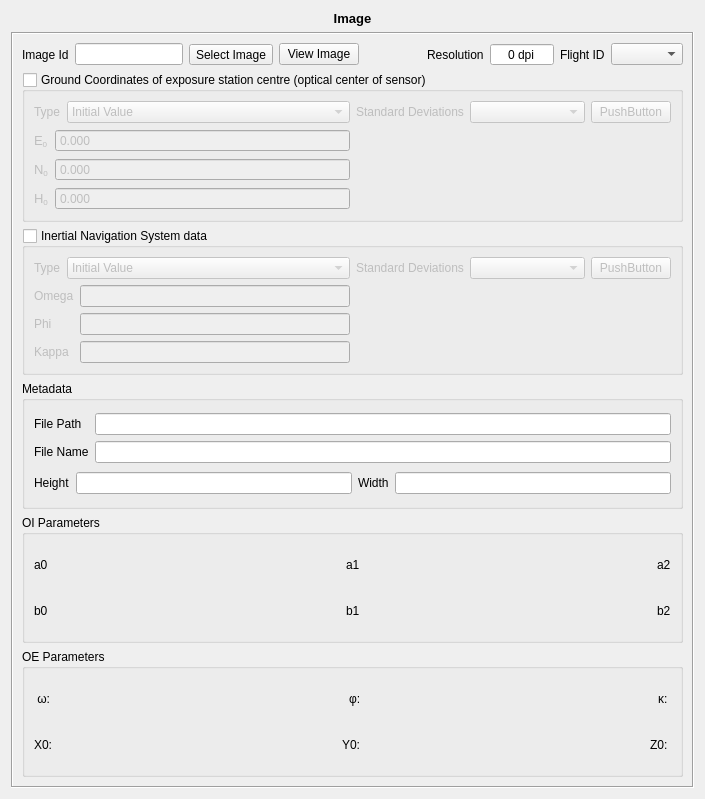
<?xml version="1.0" encoding="UTF-8"?>
<ui version="4.0">
 <class>ImageView</class>
 <widget class="QWidget" name="ImageView">
  <property name="geometry">
   <rect>
    <x>0</x>
    <y>0</y>
    <width>705</width>
    <height>799</height>
   </rect>
  </property>
  <property name="windowTitle">
   <string>Form</string>
  </property>
  <layout class="QVBoxLayout" name="verticalLayout_16">
   <item>
    <widget class="QLabel" name="label_8">
     <property name="sizePolicy">
      <sizepolicy hsizetype="Preferred" vsizetype="Fixed">
       <horstretch>0</horstretch>
       <verstretch>0</verstretch>
      </sizepolicy>
     </property>
     <property name="text">
      <string>&lt;!DOCTYPE HTML PUBLIC &quot;-//W3C//DTD HTML 4.0//EN&quot; &quot;http://www.w3.org/TR/REC-html40/strict.dtd&quot;&gt;
&lt;html&gt;&lt;head&gt;&lt;meta name=&quot;qrichtext&quot; content=&quot;1&quot; /&gt;&lt;style type=&quot;text/css&quot;&gt;
p, li { white-space: pre-wrap; }
&lt;/style&gt;&lt;/head&gt;&lt;body style=&quot; font-family:'Sans'; font-size:10pt; font-weight:400; font-style:normal;&quot;&gt;
&lt;p style=&quot; margin-top:0px; margin-bottom:0px; margin-left:0px; margin-right:0px; -qt-block-indent:0; text-indent:0px;&quot;&gt;&lt;span style=&quot; font-weight:600;&quot;&gt;Image&lt;/span&gt;&lt;/p&gt;&lt;/body&gt;&lt;/html&gt;</string>
     </property>
     <property name="alignment">
      <set>Qt::AlignCenter</set>
     </property>
    </widget>
   </item>
   <item>
    <widget class="QFrame" name="frame">
     <property name="frameShape">
      <enum>QFrame::Box</enum>
     </property>
     <property name="frameShadow">
      <enum>QFrame::Sunken</enum>
     </property>
     <layout class="QVBoxLayout" name="verticalLayout_15">
      <item>
       <layout class="QHBoxLayout" name="horizontalLayout_10">
        <item>
         <widget class="QLabel" name="label">
          <property name="text">
           <string>Image Id</string>
          </property>
         </widget>
        </item>
        <item>
         <widget class="QLineEdit" name="imageIDLine"/>
        </item>
        <item>
         <widget class="QToolButton" name="fileImageButton">
          <property name="text">
           <string>Select Image</string>
          </property>
         </widget>
        </item>
        <item>
         <widget class="QPushButton" name="viewButton">
          <property name="text">
           <string>View Image</string>
          </property>
         </widget>
        </item>
        <item>
         <spacer name="horizontalSpacer">
          <property name="orientation">
           <enum>Qt::Horizontal</enum>
          </property>
          <property name="sizeHint" stdset="0">
           <size>
            <width>40</width>
            <height>20</height>
           </size>
          </property>
         </spacer>
        </item>
        <item>
         <widget class="QLabel" name="label_7">
          <property name="text">
           <string>Resolution</string>
          </property>
         </widget>
        </item>
        <item>
         <widget class="QSpinBox" name="resolutionSpin">
          <property name="autoFillBackground">
           <bool>false</bool>
          </property>
          <property name="alignment">
           <set>Qt::AlignCenter</set>
          </property>
          <property name="buttonSymbols">
           <enum>QAbstractSpinBox::NoButtons</enum>
          </property>
          <property name="specialValueText">
           <string/>
          </property>
          <property name="accelerated">
           <bool>true</bool>
          </property>
          <property name="suffix">
           <string> dpi</string>
          </property>
          <property name="minimum">
           <number>0</number>
          </property>
          <property name="maximum">
           <number>10000</number>
          </property>
          <property name="value">
           <number>0</number>
          </property>
         </widget>
        </item>
        <item>
         <widget class="QLabel" name="label_6">
          <property name="text">
           <string>Flight ID</string>
          </property>
         </widget>
        </item>
        <item>
         <widget class="QComboBox" name="flightIdComboBox"/>
        </item>
       </layout>
      </item>
      <item>
       <widget class="QGroupBox" name="gnssGroup">
        <property name="minimumSize">
         <size>
          <width>0</width>
          <height>100</height>
         </size>
        </property>
        <property name="title">
         <string>Ground Coordinates of exposure station centre (optical center of sensor)</string>
        </property>
        <property name="checkable">
         <bool>true</bool>
        </property>
        <property name="checked">
         <bool>false</bool>
        </property>
        <layout class="QHBoxLayout" name="horizontalLayout_6" stretch="1,1">
         <item>
          <layout class="QVBoxLayout" name="verticalLayout_8">
           <item>
            <layout class="QHBoxLayout" name="horizontalLayout_11" stretch="0,1">
             <item>
              <widget class="QLabel" name="label_11">
               <property name="text">
                <string>Type</string>
               </property>
              </widget>
             </item>
             <item>
              <widget class="QComboBox" name="gnssTypeComboBox">
               <item>
                <property name="text">
                 <string>Initial Value</string>
                </property>
               </item>
               <item>
                <property name="text">
                 <string>Fixed Value</string>
                </property>
               </item>
               <item>
                <property name="text">
                 <string>Not Considered</string>
                </property>
               </item>
              </widget>
             </item>
            </layout>
           </item>
           <item>
            <layout class="QHBoxLayout" name="horizontalLayout_5" stretch="0,1">
             <item>
              <layout class="QVBoxLayout" name="verticalLayout_6">
               <item>
                <widget class="QLabel" name="label_17">
                 <property name="text">
                  <string>&lt;!DOCTYPE HTML PUBLIC &quot;-//W3C//DTD HTML 4.0//EN&quot; &quot;http://www.w3.org/TR/REC-html40/strict.dtd&quot;&gt;
&lt;html&gt;&lt;head&gt;&lt;meta name=&quot;qrichtext&quot; content=&quot;1&quot; /&gt;&lt;style type=&quot;text/css&quot;&gt;
p, li { white-space: pre-wrap; }
&lt;/style&gt;&lt;/head&gt;&lt;body style=&quot; font-family:'Sans'; font-size:10pt; font-weight:400; font-style:normal;&quot;&gt;
&lt;table style=&quot;-qt-table-type: root; margin-top:4px; margin-bottom:4px; margin-left:4px; margin-right:4px;&quot;&gt;
&lt;tr&gt;
&lt;td style=&quot;border: none;&quot;&gt;
&lt;p style=&quot; margin-top:0px; margin-bottom:0px; margin-left:0px; margin-right:0px; -qt-block-indent:0; text-indent:0px;&quot;&gt;E&lt;span style=&quot; vertical-align:sub;&quot;&gt;0&lt;/span&gt;&lt;/p&gt;&lt;/td&gt;&lt;/tr&gt;&lt;/table&gt;&lt;/body&gt;&lt;/html&gt;</string>
                 </property>
                </widget>
               </item>
               <item>
                <widget class="QLabel" name="label_18">
                 <property name="text">
                  <string>&lt;!DOCTYPE HTML PUBLIC &quot;-//W3C//DTD HTML 4.0//EN&quot; &quot;http://www.w3.org/TR/REC-html40/strict.dtd&quot;&gt;
&lt;html&gt;&lt;head&gt;&lt;meta name=&quot;qrichtext&quot; content=&quot;1&quot; /&gt;&lt;style type=&quot;text/css&quot;&gt;
p, li { white-space: pre-wrap; }
&lt;/style&gt;&lt;/head&gt;&lt;body style=&quot; font-family:'Sans'; font-size:10pt; font-weight:400; font-style:normal;&quot;&gt;
&lt;table style=&quot;-qt-table-type: root; margin-top:4px; margin-bottom:4px; margin-left:4px; margin-right:4px;&quot;&gt;
&lt;tr&gt;
&lt;td style=&quot;border: none;&quot;&gt;
&lt;p style=&quot; margin-top:0px; margin-bottom:0px; margin-left:0px; margin-right:0px; -qt-block-indent:0; text-indent:0px;&quot;&gt;N&lt;span style=&quot; vertical-align:sub;&quot;&gt;0&lt;/span&gt;&lt;/p&gt;&lt;/td&gt;&lt;/tr&gt;&lt;/table&gt;&lt;/body&gt;&lt;/html&gt;</string>
                 </property>
                </widget>
               </item>
               <item>
                <widget class="QLabel" name="label_19">
                 <property name="text">
                  <string>&lt;!DOCTYPE HTML PUBLIC &quot;-//W3C//DTD HTML 4.0//EN&quot; &quot;http://www.w3.org/TR/REC-html40/strict.dtd&quot;&gt;
&lt;html&gt;&lt;head&gt;&lt;meta name=&quot;qrichtext&quot; content=&quot;1&quot; /&gt;&lt;style type=&quot;text/css&quot;&gt;
p, li { white-space: pre-wrap; }
&lt;/style&gt;&lt;/head&gt;&lt;body style=&quot; font-family:'Sans'; font-size:10pt; font-weight:400; font-style:normal;&quot;&gt;
&lt;table style=&quot;-qt-table-type: root; margin-top:4px; margin-bottom:4px; margin-left:4px; margin-right:4px;&quot;&gt;
&lt;tr&gt;
&lt;td style=&quot;border: none;&quot;&gt;
&lt;p style=&quot; margin-top:0px; margin-bottom:0px; margin-left:0px; margin-right:0px; -qt-block-indent:0; text-indent:0px;&quot;&gt;H&lt;span style=&quot; vertical-align:sub;&quot;&gt;0&lt;/span&gt;&lt;/p&gt;&lt;/td&gt;&lt;/tr&gt;&lt;/table&gt;&lt;/body&gt;&lt;/html&gt;</string>
                 </property>
                </widget>
               </item>
              </layout>
             </item>
             <item>
              <layout class="QVBoxLayout" name="verticalLayout_7">
               <item>
                <widget class="br::uerj::eng::efoto::EfotoDoubleSpinBox" name="eDoubleSpinBox_2">
                 <property name="buttonSymbols">
                  <enum>QAbstractSpinBox::NoButtons</enum>
                 </property>
                 <property name="accelerated">
                  <bool>true</bool>
                 </property>
                 <property name="decimals">
                  <number>3</number>
                 </property>
                 <property name="minimum">
                  <double>0.000000000000000</double>
                 </property>
                 <property name="maximum">
                  <double>999999.000000000000000</double>
                 </property>
                 <property name="value">
                  <double>0.000000000000000</double>
                 </property>
                </widget>
               </item>
               <item>
                <widget class="br::uerj::eng::efoto::EfotoDoubleSpinBox" name="nDoubleSpinBox_2">
                 <property name="buttonSymbols">
                  <enum>QAbstractSpinBox::NoButtons</enum>
                 </property>
                 <property name="accelerated">
                  <bool>true</bool>
                 </property>
                 <property name="decimals">
                  <number>3</number>
                 </property>
                 <property name="minimum">
                  <double>0.000000000000000</double>
                 </property>
                 <property name="maximum">
                  <double>9999999.000000000000000</double>
                 </property>
                </widget>
               </item>
               <item>
                <widget class="br::uerj::eng::efoto::EfotoDoubleSpinBox" name="hDoubleSpinBox_2">
                 <property name="buttonSymbols">
                  <enum>QAbstractSpinBox::NoButtons</enum>
                 </property>
                 <property name="accelerated">
                  <bool>true</bool>
                 </property>
                 <property name="decimals">
                  <number>3</number>
                 </property>
                 <property name="minimum">
                  <double>-999.000000000000000</double>
                 </property>
                 <property name="maximum">
                  <double>9999.000000000000000</double>
                 </property>
                </widget>
               </item>
              </layout>
             </item>
            </layout>
           </item>
          </layout>
         </item>
         <item>
          <layout class="QVBoxLayout" name="verticalLayout_9">
           <item>
            <layout class="QHBoxLayout" name="horizontalLayout_8" stretch="0,1,0">
             <item>
              <widget class="QLabel" name="label_9">
               <property name="text">
                <string>Standard Deviations</string>
               </property>
              </widget>
             </item>
             <item>
              <widget class="br::uerj::eng::efoto::SigmaFormTypeSelector" name="gnssSigmaSelector"/>
             </item>
             <item>
              <widget class="br::uerj::eng::efoto::SigmaFormDialogButton" name="gnssSigmaDialogButton">
               <property name="text">
                <string>PushButton</string>
               </property>
              </widget>
             </item>
            </layout>
           </item>
           <item>
            <widget class="br::uerj::eng::efoto::SigmaFormContent" name="gnssSigmaContent">
             <property name="frameShape">
              <enum>QFrame::NoFrame</enum>
             </property>
             <property name="frameShadow">
              <enum>QFrame::Raised</enum>
             </property>
             <property name="lineWidth">
              <number>0</number>
             </property>
            </widget>
           </item>
          </layout>
         </item>
        </layout>
       </widget>
      </item>
      <item>
       <widget class="QGroupBox" name="insGroup">
        <property name="minimumSize">
         <size>
          <width>0</width>
          <height>100</height>
         </size>
        </property>
        <property name="title">
         <string>Inertial Navigation System data</string>
        </property>
        <property name="checkable">
         <bool>true</bool>
        </property>
        <property name="checked">
         <bool>false</bool>
        </property>
        <layout class="QHBoxLayout" name="horizontalLayout_9" stretch="1,1">
         <item>
          <layout class="QVBoxLayout" name="verticalLayout_3">
           <item>
            <layout class="QHBoxLayout" name="horizontalLayout_12" stretch="0,1">
             <item>
              <widget class="QLabel" name="label_12">
               <property name="text">
                <string>Type</string>
               </property>
              </widget>
             </item>
             <item>
              <widget class="QComboBox" name="insTypeComboBox">
               <item>
                <property name="text">
                 <string>Initial Value</string>
                </property>
               </item>
               <item>
                <property name="text">
                 <string>Fixed Value</string>
                </property>
               </item>
               <item>
                <property name="text">
                 <string>Not Considered</string>
                </property>
               </item>
              </widget>
             </item>
            </layout>
           </item>
           <item>
            <layout class="QHBoxLayout" name="horizontalLayout" stretch="0,1">
             <item>
              <layout class="QVBoxLayout" name="verticalLayout_2">
               <item>
                <widget class="QLabel" name="label_20">
                 <property name="text">
                  <string>Omega</string>
                 </property>
                </widget>
               </item>
               <item>
                <widget class="QLabel" name="label_21">
                 <property name="text">
                  <string>Phi</string>
                 </property>
                </widget>
               </item>
               <item>
                <widget class="QLabel" name="label_22">
                 <property name="text">
                  <string>Kappa</string>
                 </property>
                </widget>
               </item>
              </layout>
             </item>
             <item>
              <layout class="QVBoxLayout" name="verticalLayout_5">
               <item>
                <widget class="br::uerj::eng::efoto::DmsEdit" name="omegaDmsEdit"/>
               </item>
               <item>
                <widget class="br::uerj::eng::efoto::DmsEdit" name="phiDmsEdit"/>
               </item>
               <item>
                <widget class="br::uerj::eng::efoto::DmsEdit" name="kappaDmsEdit"/>
               </item>
              </layout>
             </item>
            </layout>
           </item>
          </layout>
         </item>
         <item>
          <layout class="QVBoxLayout" name="verticalLayout_4">
           <item>
            <layout class="QHBoxLayout" name="horizontalLayout_7" stretch="0,1,0">
             <item>
              <widget class="QLabel" name="label_10">
               <property name="text">
                <string>Standard Deviations</string>
               </property>
              </widget>
             </item>
             <item>
              <widget class="br::uerj::eng::efoto::SigmaFormTypeSelector" name="insSigmaSelector"/>
             </item>
             <item>
              <widget class="br::uerj::eng::efoto::SigmaFormDialogButton" name="insSigmaDialogButton">
               <property name="text">
                <string>PushButton</string>
               </property>
              </widget>
             </item>
            </layout>
           </item>
           <item>
            <widget class="br::uerj::eng::efoto::SigmaFormContent" name="insSigmaContent">
             <property name="frameShape">
              <enum>QFrame::NoFrame</enum>
             </property>
             <property name="frameShadow">
              <enum>QFrame::Raised</enum>
             </property>
             <property name="lineWidth">
              <number>0</number>
             </property>
            </widget>
           </item>
          </layout>
         </item>
        </layout>
       </widget>
      </item>
      <item>
       <widget class="QGroupBox" name="metadataGroup">
        <property name="title">
         <string>Metadata</string>
        </property>
        <layout class="QVBoxLayout" name="verticalLayout_14">
         <item>
          <layout class="QHBoxLayout" name="horizontalLayout_3" stretch="0,1">
           <item>
            <layout class="QVBoxLayout" name="verticalLayout_10">
             <item>
              <widget class="QLabel" name="label_5">
               <property name="text">
                <string>File Path</string>
               </property>
              </widget>
             </item>
             <item>
              <widget class="QLabel" name="label_4">
               <property name="text">
                <string>File Name</string>
               </property>
              </widget>
             </item>
            </layout>
           </item>
           <item>
            <layout class="QVBoxLayout" name="verticalLayout_11">
             <item>
              <widget class="QLineEdit" name="filePathLine">
               <property name="enabled">
                <bool>true</bool>
               </property>
               <property name="readOnly">
                <bool>true</bool>
               </property>
              </widget>
             </item>
             <item>
              <widget class="QLineEdit" name="fileNameLine">
               <property name="enabled">
                <bool>true</bool>
               </property>
               <property name="readOnly">
                <bool>true</bool>
               </property>
              </widget>
             </item>
            </layout>
           </item>
          </layout>
         </item>
         <item>
          <layout class="QHBoxLayout" name="horizontalLayout_2">
           <item>
            <widget class="QLabel" name="label_3">
             <property name="text">
              <string>Height</string>
             </property>
            </widget>
           </item>
           <item>
            <widget class="QLineEdit" name="heightLine">
             <property name="toolTip">
              <string extracomment="Height in pixels"/>
             </property>
             <property name="readOnly">
              <bool>true</bool>
             </property>
            </widget>
           </item>
           <item>
            <widget class="QLabel" name="label_2">
             <property name="text">
              <string>Width</string>
             </property>
            </widget>
           </item>
           <item>
            <widget class="QLineEdit" name="widthLine">
             <property name="toolTip">
              <string extracomment="Width in pixels"/>
             </property>
             <property name="inputMask">
              <string/>
             </property>
             <property name="readOnly">
              <bool>true</bool>
             </property>
            </widget>
           </item>
          </layout>
         </item>
        </layout>
       </widget>
      </item>
      <item>
       <widget class="QGroupBox" name="groupBox">
        <property name="enabled">
         <bool>true</bool>
        </property>
        <property name="title">
         <string>OI Parameters</string>
        </property>
        <layout class="QVBoxLayout" name="verticalLayout_12">
         <item>
          <layout class="QVBoxLayout" name="verticalLayout">
           <item>
            <layout class="QHBoxLayout" name="horizontalLayout_4">
             <item>
              <widget class="QLabel" name="a0Label">
               <property name="text">
                <string>a0</string>
               </property>
              </widget>
             </item>
             <item>
              <spacer name="horizontalSpacer_2">
               <property name="orientation">
                <enum>Qt::Horizontal</enum>
               </property>
               <property name="sizeHint" stdset="0">
                <size>
                 <width>40</width>
                 <height>20</height>
                </size>
               </property>
              </spacer>
             </item>
             <item>
              <widget class="QLabel" name="a1Label">
               <property name="text">
                <string>a1</string>
               </property>
              </widget>
             </item>
             <item>
              <spacer name="horizontalSpacer_3">
               <property name="orientation">
                <enum>Qt::Horizontal</enum>
               </property>
               <property name="sizeHint" stdset="0">
                <size>
                 <width>40</width>
                 <height>20</height>
                </size>
               </property>
              </spacer>
             </item>
             <item>
              <widget class="QLabel" name="a2Label">
               <property name="text">
                <string>a2</string>
               </property>
              </widget>
             </item>
            </layout>
           </item>
           <item>
            <layout class="QHBoxLayout" name="horizontalLayout_13">
             <item>
              <widget class="QLabel" name="b0Label">
               <property name="text">
                <string>b0</string>
               </property>
              </widget>
             </item>
             <item>
              <spacer name="horizontalSpacer_4">
               <property name="orientation">
                <enum>Qt::Horizontal</enum>
               </property>
               <property name="sizeHint" stdset="0">
                <size>
                 <width>40</width>
                 <height>20</height>
                </size>
               </property>
              </spacer>
             </item>
             <item>
              <widget class="QLabel" name="b1Label">
               <property name="text">
                <string>b1</string>
               </property>
              </widget>
             </item>
             <item>
              <spacer name="horizontalSpacer_5">
               <property name="orientation">
                <enum>Qt::Horizontal</enum>
               </property>
               <property name="sizeHint" stdset="0">
                <size>
                 <width>40</width>
                 <height>20</height>
                </size>
               </property>
              </spacer>
             </item>
             <item>
              <widget class="QLabel" name="b2Label">
               <property name="text">
                <string>b2</string>
               </property>
              </widget>
             </item>
            </layout>
           </item>
          </layout>
         </item>
        </layout>
       </widget>
      </item>
      <item>
       <widget class="QGroupBox" name="groupBox_2">
        <property name="title">
         <string>OE Parameters</string>
        </property>
        <layout class="QHBoxLayout" name="horizontalLayout_16">
         <item>
          <layout class="QVBoxLayout" name="verticalLayout_13">
           <item>
            <layout class="QHBoxLayout" name="horizontalLayout_15">
             <item>
              <widget class="QLabel" name="omegaLabel">
               <property name="text">
                <string> ω: </string>
               </property>
              </widget>
             </item>
             <item>
              <spacer name="horizontalSpacer_9">
               <property name="orientation">
                <enum>Qt::Horizontal</enum>
               </property>
               <property name="sizeHint" stdset="0">
                <size>
                 <width>40</width>
                 <height>20</height>
                </size>
               </property>
              </spacer>
             </item>
             <item>
              <widget class="QLabel" name="phiLabel">
               <property name="text">
                <string>φ: </string>
               </property>
              </widget>
             </item>
             <item>
              <spacer name="horizontalSpacer_10">
               <property name="orientation">
                <enum>Qt::Horizontal</enum>
               </property>
               <property name="sizeHint" stdset="0">
                <size>
                 <width>40</width>
                 <height>20</height>
                </size>
               </property>
              </spacer>
             </item>
             <item>
              <widget class="QLabel" name="kappaLabel">
               <property name="text">
                <string>κ: </string>
               </property>
              </widget>
             </item>
            </layout>
           </item>
           <item>
            <layout class="QHBoxLayout" name="horizontalLayout_14">
             <item>
              <widget class="QLabel" name="x0Label">
               <property name="text">
                <string>X0: </string>
               </property>
              </widget>
             </item>
             <item>
              <spacer name="horizontalSpacer_6">
               <property name="orientation">
                <enum>Qt::Horizontal</enum>
               </property>
               <property name="sizeHint" stdset="0">
                <size>
                 <width>40</width>
                 <height>20</height>
                </size>
               </property>
              </spacer>
             </item>
             <item>
              <widget class="QLabel" name="y0Label">
               <property name="text">
                <string>Y0: </string>
               </property>
              </widget>
             </item>
             <item>
              <spacer name="horizontalSpacer_7">
               <property name="orientation">
                <enum>Qt::Horizontal</enum>
               </property>
               <property name="sizeHint" stdset="0">
                <size>
                 <width>40</width>
                 <height>20</height>
                </size>
               </property>
              </spacer>
             </item>
             <item>
              <widget class="QLabel" name="z0Label">
               <property name="text">
                <string>Z0: </string>
               </property>
              </widget>
             </item>
            </layout>
           </item>
          </layout>
         </item>
        </layout>
       </widget>
      </item>
     </layout>
    </widget>
   </item>
  </layout>
 </widget>
 <customwidgets>
  <customwidget>
   <class>br::uerj::eng::efoto::EfotoDoubleSpinBox</class>
   <extends>QDoubleSpinBox</extends>
   <header>EfotoDoubleSpinBox.h</header>
  </customwidget>
  <customwidget>
   <class>br::uerj::eng::efoto::SigmaFormTypeSelector</class>
   <extends>QComboBox</extends>
   <header>SigmaForm.h</header>
  </customwidget>
  <customwidget>
   <class>br::uerj::eng::efoto::SigmaFormContent</class>
   <extends>QFrame</extends>
   <header>SigmaForm.h</header>
   <container>1</container>
  </customwidget>
  <customwidget>
   <class>br::uerj::eng::efoto::SigmaFormDialogButton</class>
   <extends>QPushButton</extends>
   <header>SigmaForm.h</header>
  </customwidget>
  <customwidget>
   <class>br::uerj::eng::efoto::DmsEdit</class>
   <extends>QLineEdit</extends>
   <header>DmsEdit.h</header>
  </customwidget>
 </customwidgets>
 <resources/>
 <connections/>
 <slots>
  <slot>loadImageFile()</slot>
 </slots>
</ui>
